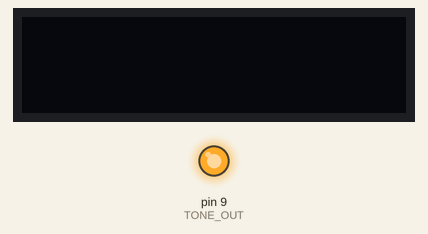
A program run on a simulated Arduino Uno, built with avr-gcc and run on an emulated ATmega328P. Shown: 128×32 one-colour display, output pins drawn as LEDs (lit = HIGH). EEPROM starts erased.

Above: at 0.1 s.
At 1.1 s:
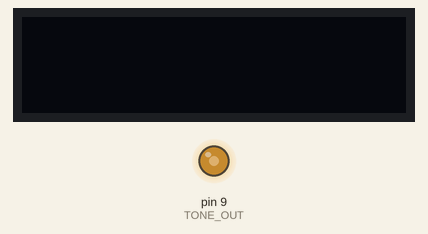
Timing chart, 0 to 2.6 s (numbered marks = the images above):
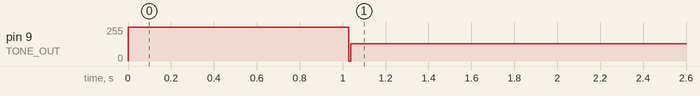

Measured:
- by itself, pin 9 (TONE_OUT): 255/255 → 128/255 at 1.0 s

The program:

main.cpp
```cpp
#include <Arduino.h>
#include <EEPROM.h>
#include "Adafruit_SSD1306.h"

//***** CAL FIELD
unsigned long int CPU_FREQUENCY = 16000000;


#define TONE_OUT 9

#define PWM_PRESCALER 8
// CPU Frequency will be callibrated and stored in EEPROM.
//#define CPU_FREQUENCY 16000000

#define SCREEN_WIDTH 128
#define SCREEN_HEIGHT 32
#define OLED_RESET 4
#define SCREEN_ADDRESS 0x3C


Adafruit_SSD1306 display(SCREEN_WIDTH, SCREEN_HEIGHT, &Wire, OLED_RESET);

unsigned long EepromReadLong(int address);
void EepromWriteLong(int address, unsigned long value);
void EepromWriteInt(int address, int value);
unsigned int EepromReadInt(int address);

void OutputTone(float frequency);

void setup()
{
    pinMode(TONE_OUT, OUTPUT);

    TCCR1A=_BV(COM1A1)|_BV(COM1B1); // set Fast PWM Mode
    TCCR1B=_BV(WGM13)|_BV(CS11);    // Activate PWM Phase, frequency correction Mode

    display.display();
    display.clearDisplay();
    display.setTextSize(1);
    display.setTextColor(SSD1306_WHITE);
    display.setCursor(0,0);
    display.cp437(true);
    display.print(F("TU8K CALIBRATION"));
    delay(1000);
    display.clearDisplay();
    display.setCursor(0,0);
    display.print("CF: ");
    display.print(CPU_FREQUENCY, 1);
    display.print("OUTPUT: 100Hz");
    EepromWriteLong(0x10, CPU_FREQUENCY);
    OutputTone(100);
}

void loop()
{
    // do nothing
}


void OutputTone(float frequency)
{
    digitalWrite(13, HIGH);
    float timerVal = (CPU_FREQUENCY) / (2 * PWM_PRESCALER * frequency);
    long int timerValInt = timerVal + 0.5;
    ICR1 = timerValInt;
    OCR1A = timerValInt / 2;
    digitalWrite(13, LOW);
}


unsigned long EepromReadLong(int address)
{
    unsigned long word = EepromReadInt(address);
    word = word << 16;
    word = word | EepromReadInt(address+2);
    return word;
}

void EepromWriteLong(int address, unsigned long value)
{
    EepromWriteInt(address+2, word(value));
    value = value >> 16;
    EepromWriteInt(address, word(value));
}

void EepromWriteInt(int address, int value)
{
    EEPROM.write(address,highByte(value));
    EEPROM.write(address+1 ,lowByte(value));
}

unsigned int EepromReadInt(int address)
{
    unsigned int word = word(EEPROM.read(address), EEPROM.read(address+1));
    return word;
}
```
